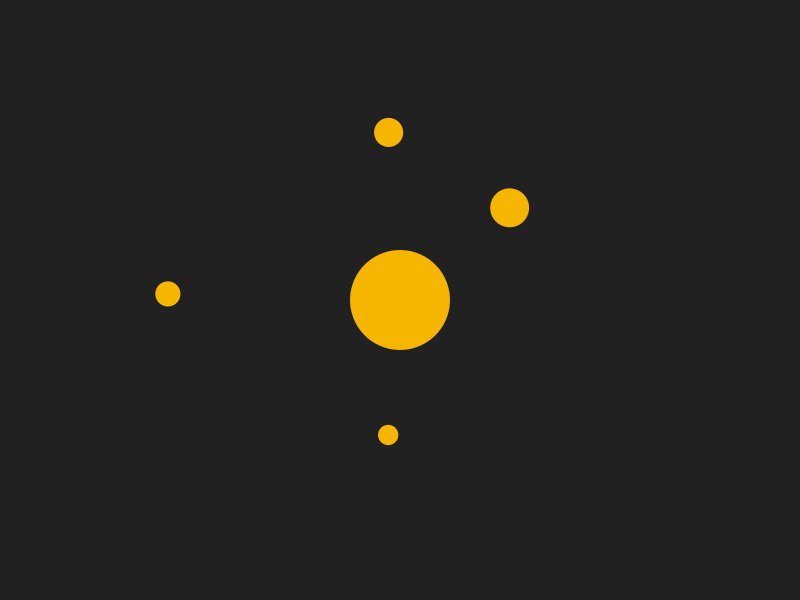
Frame 1 (no input)
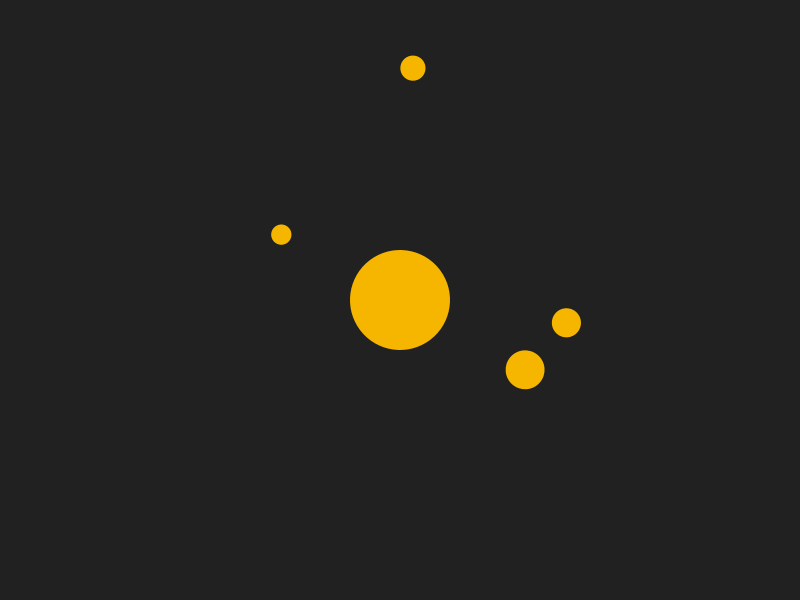
Frame 60 (the mouse pressed at the canvas centre just before this capture)
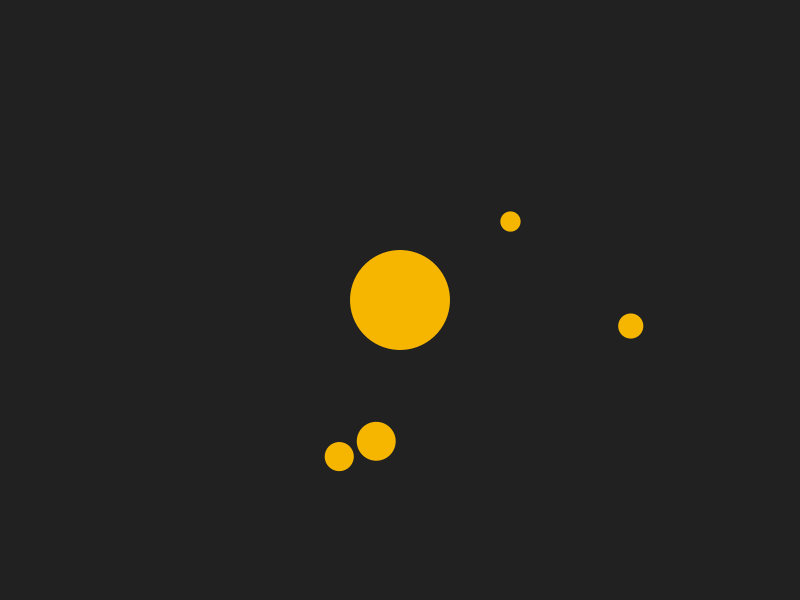
Frame 120 (the mouse held since frame 60 and released just before this capture)

The Processing sketch that drew these frames (run headless with seeded random() and noise(); from frame 60 on, the mouse is pressed at the canvas centre):

// Processing sketch: sketch_190924a
// ── sketch_190924a.pde
Planet sun;

void setup(){
  size(800,600);
  sun = new Planet(50, 0, 0);//radius, distance, orbit
  sun.spawnMoons(4, 1);
}

void draw(){
  background(33, 33, 33);
  translate(width/2, height/2);
  sun.show();
  sun.orbit();
}

// ── Planet.pde
 class Planet{
  float radius;
  float angle;
  float distance;
  float orbitspeed;
  Planet[] planets;
  
  Planet(float r, float d, float o){
    radius = r;
    distance = d;
    orbitspeed = o;
    angle = random(TWO_PI);
  }
  
 void orbit(){
//   float o = random(0.02, 0.07);
   angle = angle + orbitspeed;
   if (planets != null){
      for (int i = 0; i < planets.length; i++){
        planets[i].orbit();
      }
   }
 } 
     
 void spawnMoons(int total, int level){
   planets = new Planet[total];
   for (int i = 0; i < planets.length; i++){
     float r = (radius/level)*random(0.2, 0.4);
     float d = random(80,240);
     float o = random(0.02, 0.05);
     planets[i] = new Planet(r, d/level, o);//change distance according to level at here
     if(level < 2){
        int num = int(random(0, 2));//the example of define a int val
        planets[i].spawnMoons(num, level + 1);
     }
   }
 }
   
 
 void show(){
   pushMatrix();
   noStroke();
   fill(246, 182, 0); 
   rotate(angle);//rotate should set before translate
   translate(distance,0);
   ellipse(0, 0, radius*2, radius*2);  
   if (planets != null){
      for (int i = 0; i < planets.length; i++){
        planets[i].show();
      }
   }
   popMatrix();
 }
 }
